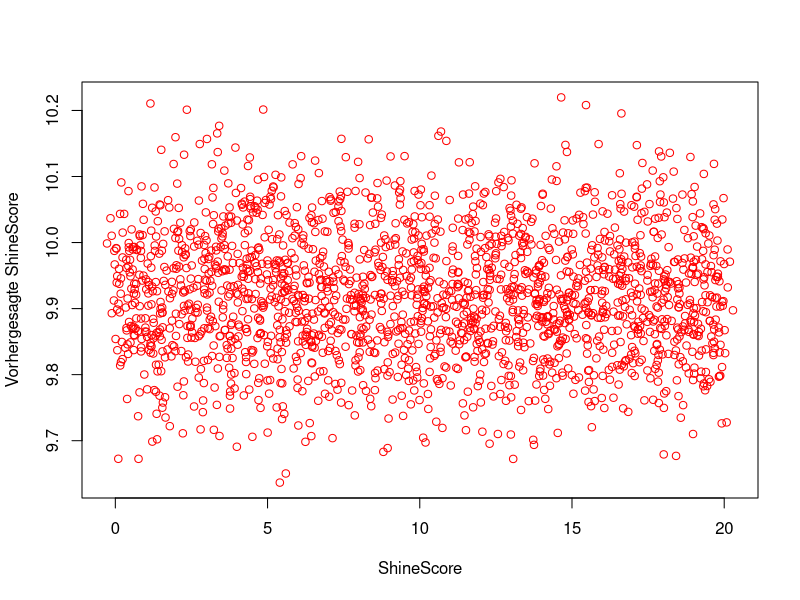

This figure's R source:
library(readr)

set.seed(42)
data <- read_csv("SmartBuild.csv")

# Daten aufteilen in 80/20 Verteilung
index       <- sample(1:nrow(data),size = (nrow(data)*0.8))
train_data  <- data[index,]
test_data   <- data[-index,]

# Volumen berechnen
train_data$Volumen  <- train_data$Hoehe * train_data$Durchmesser
test_data$Volumen   <- test_data$Hoehe * test_data$Durchmesser

# Model auf Basis Burchmesser trainieren
model <- lm(ShineScore~Durchmesser, train_data)

# Mean bilden + mit Baseline abgleichen
maeTest   <- mean(abs(test_data$ShineScore - predict(model, test_data)))
maeTrain  <- mean(abs(train_data$ShineScore - predict(model, train_data)))

baselineMae <- mean(abs(train_data$ShineScore - mean(train_data$ShineScore)))

#Min. 1st Qu.  Median    Mean 3rd Qu.    Max. 
#-0.4087  4.8313  9.9818  9.9238 14.9275 20.4356 
summary(train_data$ShineScore)


pred_test <- predict(model, test_data)
plot(x=test_data$ShineScore,xlab="ShineScore", y=pred_test, ylab="Vorhergesagte ShineScore", col="red")